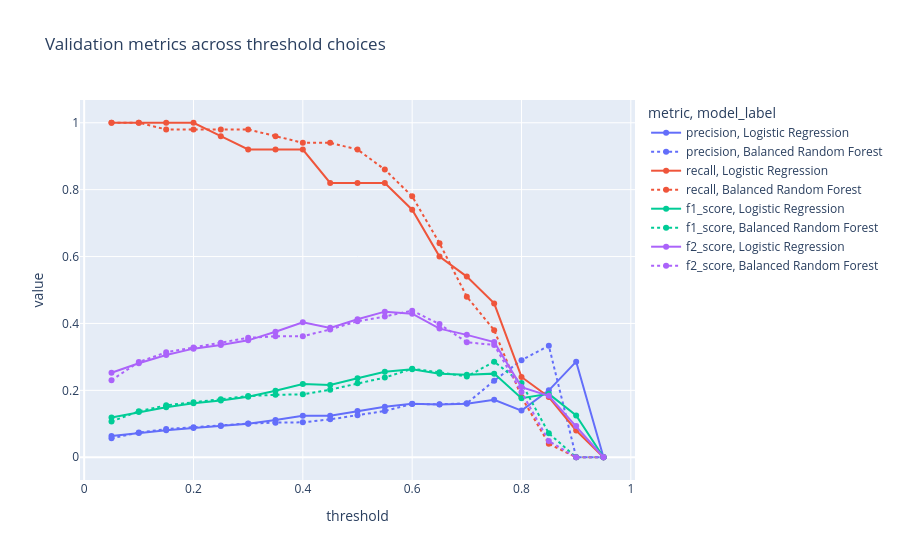
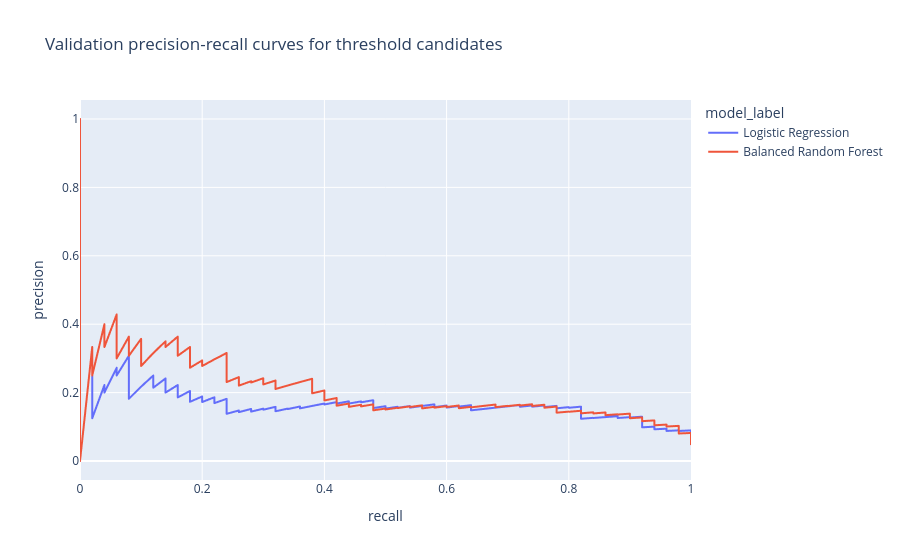
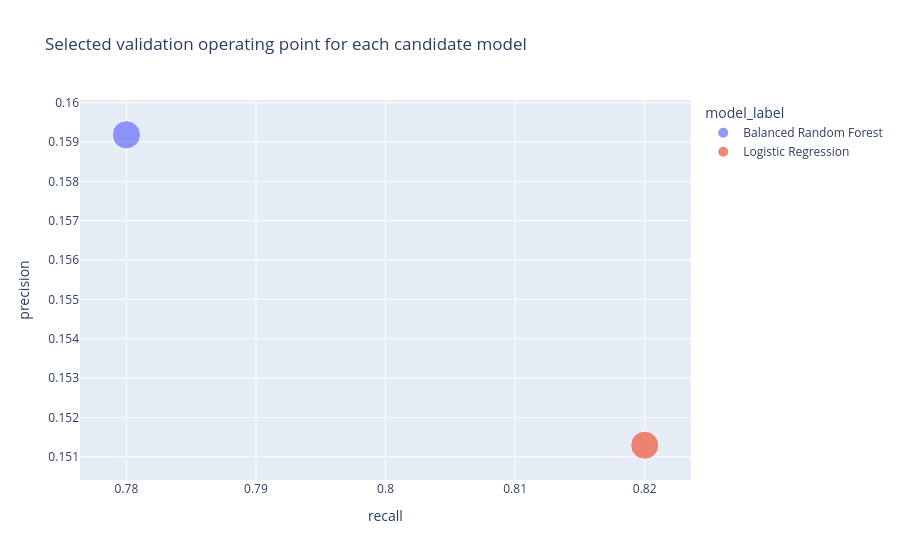

Notebook code cell kept with these figures, in order:
### Markdown cell above
## Threshold Analysis

Thresholding matters because the same probability model can behave very differently depending on where the decision cutoff is placed.

This section is exploratory:
- use the **validation** split only
- inspect **precision-recall curves**
- inspect **threshold-versus-metric** charts
- understand how nearby thresholds trade recall against precision

The notebook does **not** treat this exploratory section as the final answer.
The final `(model, threshold)` choice is made later, after tuning, under one declared validation ranking rule. Even then, the notebook presents a shortlist of nearby thresholds so the business tradeoff stays visible.

### Code cell
# Threshold analysis focuses on the strongest recall-first candidates.
# The aim is to show the tradeoff graphically, not just print one chosen value.
threshold_models = ["logistic", "balanced_rf"]
threshold_rows = []
pr_curve_rows = []
probability_rows = []

for model_key in threshold_models:
    model_config = MODEL_REGISTRY[model_key]
    probabilities = validation_probabilities[model_key]

    # Record threshold metrics on a dense grid so the tradeoff is easy to see.
    for threshold in THRESHOLD_GRID:
        metrics = compute_metrics(y_val, probabilities, threshold)
        threshold_rows.append({
            "model_key": model_key,
            "model_label": model_config["label"],
            "threshold": threshold,
            "precision": metrics["precision"],
            "recall": metrics["recall"],
            "f1_score": metrics["f1_score"],
            "f2_score": metrics["f2_score"],
            "fp": metrics["fp"],
            "fn": metrics["fn"],
            "tp": metrics["tp"],
            "tn": metrics["tn"],
            "confusion_matrix": metrics["confusion_matrix"],
        })

    # Precision-recall curves help show ranking quality without fixing a
    # single threshold too early.
    pr_precision, pr_recall, pr_thresholds = precision_recall_curve(y_val, probabilities)
    pr_curve_rows.extend([
        {
            "model_key": model_key,
            "model_label": model_config["label"],
            "precision": float(precision_value),
            "recall": float(recall_value),
        }
        for precision_value, recall_value in zip(pr_precision, pr_recall)
    ])

    # Probability-distribution plots make it easier to see how much overlap
    # exists between the positive and negative classes.
    for probability, target in zip(probabilities, y_val):
        probability_rows.append({
            "model_key": model_key,
            "model_label": model_config["label"],
            "predicted_probability": float(probability),
            "actual_label": "Stroke" if int(target) == 1 else "No stroke",
        })

threshold_df = pd.DataFrame(threshold_rows)
display(threshold_df[["model_label", "threshold", "precision", "recall", "f1_score", "f2_score", "fp", "fn"]])

# Choose the threshold with the strongest recall-weighted F2 score.
# If multiple thresholds tie, prefer higher recall, then higher precision,
# then the lower threshold.
recommended_thresholds = (
    threshold_df.sort_values(
        ["model_label", "f2_score", "recall", "precision", "threshold"],
        ascending=[True, False, False, False, True],
    )
    .groupby("model_label", as_index=False)
    .first()
)
display(recommended_thresholds[["model_label", "threshold", "precision", "recall", "f1_score", "f2_score", "fp", "fn"]])

threshold_plot_df = threshold_df.melt(
    id_vars=["model_label", "threshold"],
    value_vars=["precision", "recall", "f1_score", "f2_score"],
    var_name="metric",
    value_name="value",
)
fig_threshold = px.line(
    threshold_plot_df,
    x="threshold",
    y="value",
    color="metric",
    line_dash="model_label",
    markers=True,
    title="Validation metrics across threshold choices",
)
fig_threshold.show()

pr_curve_df = pd.DataFrame(pr_curve_rows)
fig_pr = px.line(
    pr_curve_df,
    x="recall",
    y="precision",
    color="model_label",
    title="Validation precision-recall curves for threshold candidates",
)
fig_pr.show()

selected_threshold_points = recommended_thresholds.copy()
fig_selected = px.scatter(
    selected_threshold_points,
    x="recall",
    y="precision",
    color="model_label",
    size="f2_score",
    hover_data=["threshold", "f1_score", "f2_score", "fp", "fn"],
    title="Selected validation operating point for each candidate model",
)
fig_selected.show()

probability_df = pd.DataFrame(probability_rows)
fig_probability = px.histogram(
    probability_df,
    x="predicted_probability",
    color="actual_label",
    facet_row="model_label",
    barmode="overlay",
    opacity=0.65,
    nbins=25,
    title="Validation predicted-probability distributions by actual class",
)
fig_probability.for_each_annotation(lambda annotation: annotation.update(text=annotation.text.split("=")[-1]))
fig_probability.show()

selected_map = {row["model_label"]: row["confusion_matrix"] for _, row in recommended_thresholds.iterrows()}
default_map = {row["model_label"]: row["confusion_matrix"] for _, row in threshold_df[threshold_df["threshold"] == SCREENING_THRESHOLD].iterrows()}
fig_threshold_conf = make_subplots(
    rows=2,
    cols=2,
    subplot_titles=[
        "Logistic Regression @ selected threshold",
        f"Logistic Regression @ {SCREENING_THRESHOLD:0.2f}",
        "Balanced Random Forest @ selected threshold",
        f"Balanced Random Forest @ {SCREENING_THRESHOLD:0.2f}",
    ],
)
ordered_labels = ["Logistic Regression", "Balanced Random Forest"]
matrices = [selected_map[ordered_labels[0]], default_map[ordered_labels[0]], selected_map[ordered_labels[1]], default_map[ordered_labels[1]]]
for idx, matrix in enumerate(matrices, start=1):
    fig_threshold_conf.add_trace(
        go.Heatmap(
            z=matrix,
            x=["Predicted negative", "Predicted positive"],
            y=["Actual negative", "Actual positive"],
            text=matrix,
            texttemplate="%{text}",
            colorscale="Oranges",
            showscale=(idx == 1),
        ),
        row=(idx - 1) // 2 + 1,
        col=(idx - 1) % 2 + 1,
    )
fig_threshold_conf.update_layout(height=800, title_text="Selected validation threshold versus baseline 0.30")
fig_threshold_conf.show()

### Figure 1 — Plotly figure (JSON) as saved in the notebook; plotly's stock layout.template omitted (floating-point values rounded to 4 significant figures)
{"data": [{"hovertemplate": "metric=precision<br>model_label=Logistic Regression<br>threshold=%{x}<br>value=%{y}<extra></extra>", "legendgroup": "precision, Logistic Regression", "line": {"color": "#636efa", "dash": "solid"}, "marker": {"symbol": "circle"}, "mode": "lines+markers", "name": "precision, Logistic Regression", "orientation": "v", "showlegend": true, "type": "scatter", "x": [0.05, 0.1, 0.15, 0.2, 0.25, 0.3, 0.35, 0.4, 0.45, 0.5, 0.55, 0.6, 0.65, 0.7, 0.75, 0.8, 0.85, 0.9, 0.95], "xaxis": "x", "y": [0.06329, 0.07246, 0.08091, 0.08772, 0.0932, 0.1004, 0.1114, 0.1243, 0.1242, 0.138, 0.1513, 0.1602, 0.1579, 0.1598, 0.1716, 0.1395, 0.2, 0.2857, 0], "yaxis": "y"}, {"hovertemplate": "metric=precision<br>model_label=Balanced Random Forest<br>threshold=%{x}<br>value=%{y}<extra></extra>", "legendgroup": "precision, Balanced Random Forest", "line": {"color": "#636efa", "dash": "dot"}, "marker": {"symbol": "circle"}, "mode": "lines+markers", "name": "precision, Balanced Random Forest", "orientation": "v", "showlegend": true, "type": "scatter", "x": [0.05, 0.1, 0.15, 0.2, 0.25, 0.3, 0.35, 0.4, 0.45, 0.5, 0.55, 0.6, 0.65, 0.7, 0.75, 0.8, 0.85, 0.9, 0.95], "xaxis": "x", "y": [0.0565, 0.07375, 0.08434, 0.08958, 0.09496, 0.1008, 0.1034, 0.1044, 0.1133, 0.1257, 0.1383, 0.1592, 0.1584, 0.1611, 0.2289, 0.2903, 0.3333, 0, 0], "yaxis": "y"}, {"hovertemplate": "metric=recall<br>model_label=Logistic Regression<br>threshold=%{x}<br>value=%{y}<extra></extra>", "legendgroup": "recall, Logistic Regression", "line": {"color": "#EF553B", "dash": "solid"}, "marker": {"symbol": "circle"}, "mode": "lines+markers", "name": "recall, Logistic Regression", "orientation": "v", "showlegend": true, "type": "scatter", "x": [0.05, 0.1, 0.15, 0.2, 0.25, 0.3, 0.35, 0.4, 0.45, 0.5, 0.55, 0.6, 0.65, 0.7, 0.75, 0.8, 0.85, 0.9, 0.95], "xaxis": "x", "y": [1, 1, 1, 1, 0.96, 0.92, 0.92, 0.92, 0.82, 0.82, 0.82, 0.74, 0.6, 0.54, 0.46, 0.24, 0.18, 0.08, 0], "yaxis": "y"}, {"hovertemplate": "metric=recall<br>model_label=Balanced Random Forest<br>threshold=%{x}<br>value=%{y}<extra></extra>", "legendgroup": "recall, Balanced Random Forest", "line": {"color": "#EF553B", "dash": "dot"}, "marker": {"symbol": "circle"}, "mode": "lines+markers", "name": "recall, Balanced Random Forest", "orientation": "v", "showlegend": true, "type": "scatter", "x": [0.05, 0.1, 0.15, 0.2, 0.25, 0.3, 0.35, 0.4, 0.45, 0.5, 0.55, 0.6, 0.65, 0.7, 0.75, 0.8, 0.85, 0.9, 0.95], "xaxis": "x", "y": [1, 1, 0.98, 0.98, 0.98, 0.98, 0.96, 0.94, 0.94, 0.92, 0.86, 0.78, 0.64, 0.48, 0.38, 0.18, 0.04, 0, 0], "yaxis": "y"}, {"hovertemplate": "metric=f1_score<br>model_label=Logistic Regression<br>threshold=%{x}<br>value=%{y}<extra></extra>", "legendgroup": "f1_score, Logistic Regression", "line": {"color": "#00cc96", "dash": "solid"}, "marker": {"symbol": "circle"}, "mode": "lines+markers", "name": "f1_score, Logistic Regression", "orientation": "v", "showlegend": true, "type": "scatter", "x": [0.05, 0.1, 0.15, 0.2, 0.25, 0.3, 0.35, 0.4, 0.45, 0.5, 0.55, 0.6, 0.65, 0.7, 0.75, 0.8, 0.85, 0.9, 0.95], "xaxis": "x", "y": [0.119, 0.1351, 0.1497, 0.1613, 0.1699, 0.1811, 0.1987, 0.219, 0.2158, 0.2363, 0.2555, 0.2633, 0.25, 0.2466, 0.25, 0.1765, 0.1895, 0.125, 0], "yaxis": "y"}, {"hovertemplate": "metric=f1_score<br>model_label=Balanced Random Forest<br>threshold=%{x}<br>value=%{y}<extra></extra>", "legendgroup": "f1_score, Balanced Random Forest", "line": {"color": "#00cc96", "dash": "dot"}, "marker": {"symbol": "circle"}, "mode": "lines+markers", "name": "f1_score, Balanced Random Forest", "orientation": "v", "showlegend": true, "type": "scatter", "x": [0.05, 0.1, 0.15, 0.2, 0.25, 0.3, 0.35, 0.4, 0.45, 0.5, 0.55, 0.6, 0.65, 0.7, 0.75, 0.8, 0.85, 0.9, 0.95], "xaxis": "x", "y": [0.107, 0.1374, 0.1553, 0.1642, 0.1731, 0.1828, 0.1868, 0.188, 0.2022, 0.2212, 0.2382, 0.2644, 0.254, 0.2412, 0.2857, 0.2222, 0.07143, 0, 0], "yaxis": "y"}, {"hovertemplate": "metric=f2_score<br>model_label=Logistic Regression<br>threshold=%{x}<br>value=%{y}<extra></extra>", "legendgroup": "f2_score, Logistic Regression", "line": {"color": "#ab63fa", "dash": "solid"}, "marker": {"symbol": "circle"}, "mode": "lines+markers", "name": "f2_score, Logistic Regression", "orientation": "v", "showlegend": true, "type": "scatter", "x": [0.05, 0.1, 0.15, 0.2, 0.25, 0.3, 0.35, 0.4, 0.45, 0.5, 0.55, 0.6, 0.65, 0.7, 0.75, 0.8, 0.85, 0.9, 0.95], "xaxis": "x", "y": [0.2525, 0.2809, 0.3056, 0.3247, 0.3357, 0.3495, 0.3752, 0.4035, 0.3868, 0.4125, 0.4352, 0.4292, 0.3846, 0.3659, 0.3443, 0.2098, 0.1837, 0.09346, 0], "yaxis": "y"}, {"hovertemplate": "metric=f2_score<br>model_label=Balanced Random Forest<br>threshold=%{x}<br>value=%{y}<extra></extra>", "legendgroup": "f2_score, Balanced Random Forest", "line": {"color": "#ab63fa", "dash": "dot"}, "marker": {"symbol": "circle"}, "mode": "lines+markers", "name": "f2_score, Balanced Random Forest", "orientation": "v", "showlegend": true, "type": "scatter", "x": [0.05, 0.1, 0.15, 0.2, 0.25, 0.3, 0.35, 0.4, 0.45, 0.5, 0.55, 0.6, 0.65, 0.7, 0.75, 0.8, 0.85, 0.9, 0.95], "xaxis": "x", "y": [0.2304, 0.2847, 0.3137, 0.328, 0.3422, 0.3571, 0.3614, 0.3615, 0.3821, 0.4064, 0.4207, 0.4382, 0.398, 0.3438, 0.3357, 0.1948, 0.04854, 0, 0], "yaxis": "y"}], "layout": {"autosize": true, "legend": {"title": {"text": "metric, model_label"}, "tracegroupgap": 0}, "title": {"text": "Validation metrics across threshold choices"}, "xaxis": {"anchor": "y", "autorange": true, "domain": [0, 1], "range": [-0.00583, 1.006], "title": {"text": "threshold"}, "type": "linear"}, "yaxis": {"anchor": "x", "autorange": true, "domain": [0, 1], "range": [-0.08252, 1.083], "title": {"text": "value"}, "type": "linear"}}}

### Figure 2 — Plotly figure (JSON) as saved in the notebook; plotly's stock layout.template omitted (floating-point values rounded to 4 significant figures; data arrays with more than 128 entries replaced by an {"elided": "..."} marker saying what was removed)
{"data": [{"hovertemplate": "model_label=Logistic Regression<br>recall=%{x}<br>precision=%{y}<extra></extra>", "legendgroup": "Logistic Regression", "line": {"color": "#636efa", "dash": "solid"}, "marker": {"symbol": "circle"}, "mode": "lines", "name": "Logistic Regression", "showlegend": true, "type": "scattergl", "x": {"elided": "1023 float values"}, "xaxis": "x", "y": {"elided": "1023 float values"}, "yaxis": "y"}, {"hovertemplate": "model_label=Balanced Random Forest<br>recall=%{x}<br>precision=%{y}<extra></extra>", "legendgroup": "Balanced Random Forest", "line": {"color": "#EF553B", "dash": "solid"}, "marker": {"symbol": "circle"}, "mode": "lines", "name": "Balanced Random Forest", "showlegend": true, "type": "scattergl", "x": {"elided": "1015 float values"}, "xaxis": "x", "y": {"elided": "1015 float values"}, "yaxis": "y"}], "layout": {"autosize": true, "legend": {"title": {"text": "model_label"}, "tracegroupgap": 0}, "title": {"text": "Validation precision-recall curves for threshold candidates"}, "xaxis": {"anchor": "y", "autorange": true, "domain": [0, 1], "range": [0, 1], "title": {"text": "recall"}, "type": "linear"}, "yaxis": {"anchor": "x", "autorange": true, "domain": [0, 1], "range": [-0.05556, 1.056], "title": {"text": "precision"}, "type": "linear"}}}

### Figure 3 — Plotly figure (JSON) as saved in the notebook; plotly's stock layout.template omitted (floating-point values rounded to 4 significant figures)
{"data": [{"customdata": [[0.6, 0.2644, 0.4382, 206, 11]], "hovertemplate": "model_label=Balanced Random Forest<br>recall=%{x}<br>precision=%{y}<br>f2_score=%{customdata[2]}<br>threshold=%{customdata[0]}<br>f1_score=%{customdata[1]}<br>fp=%{customdata[3]}<br>fn=%{customdata[4]}<extra></extra>", "legendgroup": "Balanced Random Forest", "marker": {"color": "#636efa", "size": [0.4382], "sizemode": "area", "sizeref": 0.001096, "symbol": "circle"}, "mode": "markers", "name": "Balanced Random Forest", "orientation": "v", "showlegend": true, "type": "scatter", "x": [0.78], "xaxis": "x", "y": [0.1592], "yaxis": "y"}, {"customdata": [[0.55, 0.2555, 0.4352, 230, 9]], "hovertemplate": "model_label=Logistic Regression<br>recall=%{x}<br>precision=%{y}<br>f2_score=%{customdata[2]}<br>threshold=%{customdata[0]}<br>f1_score=%{customdata[1]}<br>fp=%{customdata[3]}<br>fn=%{customdata[4]}<extra></extra>", "legendgroup": "Logistic Regression", "marker": {"color": "#EF553B", "size": [0.4352], "sizemode": "area", "sizeref": 0.001096, "symbol": "circle"}, "mode": "markers", "name": "Logistic Regression", "orientation": "v", "showlegend": true, "type": "scatter", "x": [0.82], "xaxis": "x", "y": [0.1513], "yaxis": "y"}], "layout": {"autosize": true, "legend": {"itemsizing": "constant", "title": {"text": "model_label"}, "tracegroupgap": 0}, "title": {"text": "Selected validation operating point for each candidate model"}, "xaxis": {"anchor": "y", "autorange": true, "domain": [0, 1], "range": [0.7767, 0.8233], "title": {"text": "recall"}, "type": "linear"}, "yaxis": {"anchor": "x", "autorange": true, "domain": [0, 1], "range": [0.1498, 0.1607], "title": {"text": "precision"}, "type": "linear"}}}
